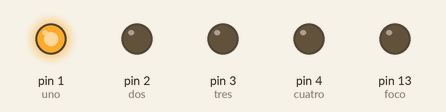
Recording of a sketch running on a simulated Arduino Uno, built with avr-gcc and run on an emulated ATmega328P. Parts: output pins drawn as LEDs (lit = HIGH).

Above: at 0.1 s.
At 4.1 s:
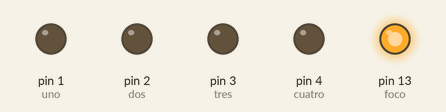
At 8.1 s:
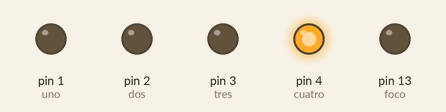
At 16.1 s:
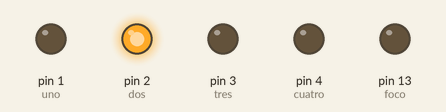
At 26.1 s:
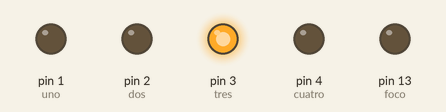
At 39.1 s:
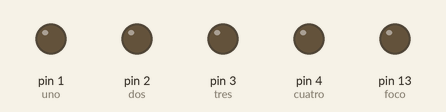
Timing chart, 0 to 40.0 s (numbered marks = the images above):
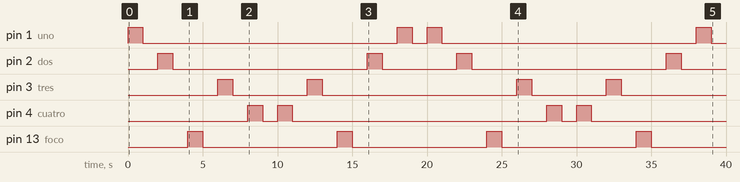

The sketch:

sketch_mar07a.ino
```cpp
int uno=1;
int dos=2;
int foco=13;
int tres=3;
int cuatro=4;
void setup() {
pinMode(foco,OUTPUT);
pinMode(uno,OUTPUT);
pinMode(dos,OUTPUT);
pinMode(tres,OUTPUT);
pinMode(cuatro,OUTPUT);
}

void loop() {
  digitalWrite(uno,1);
  delay(1000);
  digitalWrite(uno,0);
  delay(1000);

    digitalWrite(dos,1);
  delay(1000);
  digitalWrite(dos,0);
  delay(1000);

    digitalWrite(foco,1);
  delay(1000);
  digitalWrite(foco,0);
  delay(1000);

    digitalWrite(tres,1);
  delay(1000);
  digitalWrite(tres,0);
  delay(1000);

  digitalWrite(cuatro,1);
  delay(1000);
  digitalWrite(cuatro,0);
  delay(1000);

 //b)
   digitalWrite(cuatro,1);
  delay(1000);
  digitalWrite(cuatro,0);
  delay(1000);
    digitalWrite(tres,1);
  delay(1000);
  digitalWrite(tres,0);
  delay(1000);

    digitalWrite(foco,1);
  delay(1000);
  digitalWrite(foco,0);
  delay(1000);

    digitalWrite(dos,1);
  delay(1000);
  digitalWrite(dos,0);
  delay(1000);

    digitalWrite(uno,1);
  delay(1000);
  digitalWrite(uno,0);
  delay(1000);
  //c)


}
```

Measured:
- by itself, pin 1 (uno): LOW → HIGH at 0.00 s, → LOW 1.0 s later, → HIGH 17.0 s later, → LOW 1.0 s later, … (8 changes in this stretch)
- by itself, pin 2 (dos): LOW → HIGH at 2.0 s, → LOW 1.0 s later, → HIGH 13.0 s later, → LOW 1.0 s later, … (8 changes in this stretch)
- by itself, pin 3 (tres): LOW → HIGH at 6.0 s, → LOW 1.0 s later, → HIGH 5.0 s later, → LOW 1.0 s later, … (8 changes in this stretch)
- by itself, pin 4 (cuatro): LOW → HIGH at 8.0 s, → LOW 1.0 s later, → HIGH 1.0 s later, → LOW 1.0 s later, … (8 changes in this stretch)
- by itself, pin 13 (foco): alternates HIGH for 1.0 s and LOW for 9.0 s
